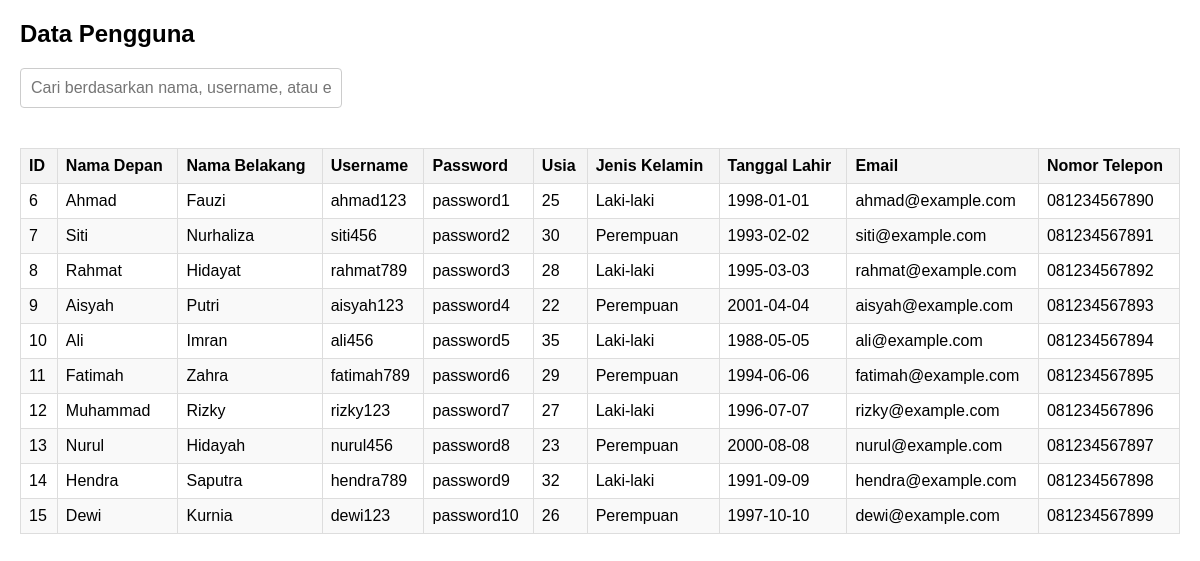
Before: /page-admin/search.php with the older database file.
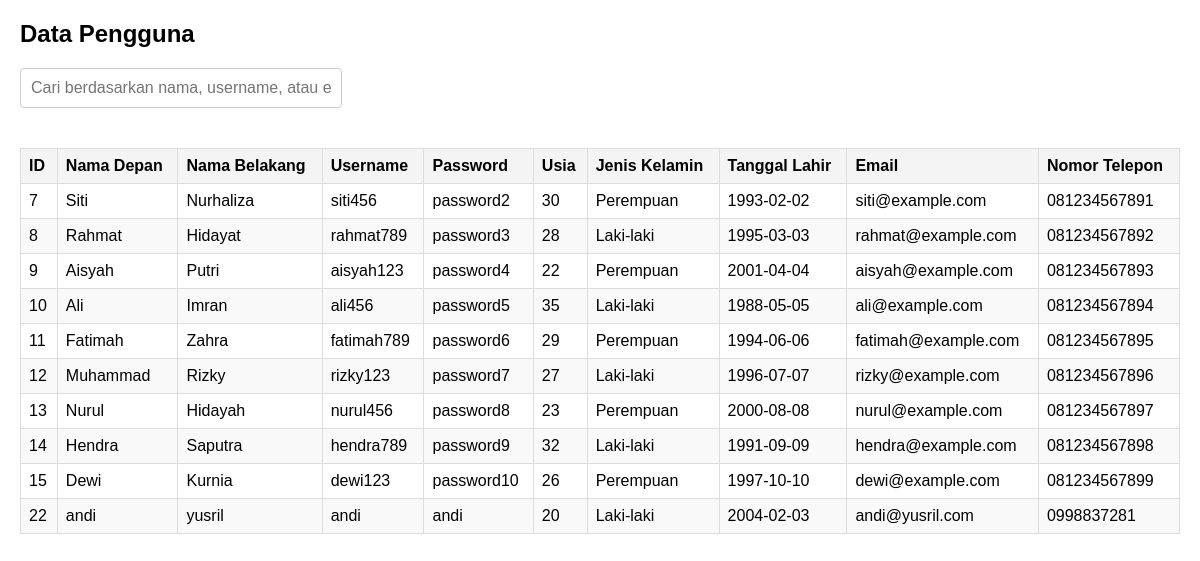
After: the same page with the newer database file.
### tables this page shows
CREATE TABLE `users` (
  `id` int(11) NOT NULL,
  `first_name` varchar(50) NOT NULL,
  `last_name` varchar(50) NOT NULL,
  `username` varchar(50) NOT NULL,
  `password` varchar(255) NOT NULL,
  `age` int(3) NOT NULL,
  `gender` varchar(10) NOT NULL,
  `birth_date` date NOT NULL,
  `email` varchar(100) NOT NULL,
  `phone` varchar(15) NOT NULL,
  `role` varchar(10) NOT NULL DEFAULT 'user'
);

### page-admin/search.php (the view, shortened to what this page needs)
<?php
include '../conn/conn.php';
$query = "SELECT * FROM users WHERE role = 'user'";
$result = $conn->query($query);
?>
<!DOCTYPE html>
<html>
<head>
</head>
<body>
<h2>Data Pengguna</h2>
<input type="text" id="searchInput" placeholder="Cari berdasarkan nama, username, atau email" onkeyup="filterTable()">
<table id="dataTable">
    <thead>
        <tr>
            <th>ID</th>
            <th>Nama Depan</th>
            <th>Nama Belakang</th>
            <th>Username</th>
            <th>Password</th>
            <th>Usia</th>
            <th>Jenis Kelamin</th>
            <th>Tanggal Lahir</th>
            <th>Email</th>
            <th>Nomor Telepon</th>
        </tr>
    </thead>
    <tbody>
    <?php while ($row = $result->fetch_assoc()): ?>
    <tr>
        <td><?php echo htmlspecialchars($row['id']); ?></td>
        <td><?php echo !empty($row['first_name']) ? htmlspecialchars($row['first_name']) : '-'; ?></td>
        <td><?php echo !empty($row['last_name']) ? htmlspecialchars($row['last_name']) : '-'; ?></td>
        <td><?php echo !empty($row['username']) ? htmlspecialchars($row['username']) : '-'; ?></td>
        <td><?php echo !empty($row['password']) ? htmlspecialchars($row['password']) : '-'; ?></td>
        <td><?php echo !empty($row['age']) ? htmlspecialchars($row['age']) : '-'; ?></td>
        <td><?php echo !empty($row['gender']) ? htmlspecialchars($row['gender']) : '-'; ?></td>
        <td><?php echo !empty($row['birth_date']) ? htmlspecialchars($row['birth_date']) : '-'; ?></td>
        <td><?php echo !empty($row['email']) ? htmlspecialchars($row['email']) : '-'; ?></td>
        <td><?php echo !empty($row['phone']) ? htmlspecialchars($row['phone']) : '-'; ?></td>
    </tr>
    <?php endwhile; ?>
    </tbody>
</table>
</body>
</html>

### page-admin/search.php (style rules this page uses)
body { font-family: Arial, sans-serif; margin: 20px; }
input[type="text"] { width: 300px; padding: 10px; border: 1px solid #ccc; border-radius: 4px; font-size: 16px; margin-bottom: 20px; }
table { width: 100%; border-collapse: collapse; margin-top: 20px; }
th, td { padding: 8px; text-align: left; border: 1px solid #ddd; }
th { background-color: #f4f4f4; color: #000; }
tr:nth-child(even) { background-color: #f9f9f9; }

Changed rows visible on the page:
removed users: id "6", first_name "Ahmad", last_name "Fauzi", username "ahmad123", password "password1", age "25", gender "Laki-laki", birth_date "1998-01-01", email "ahmad@example.com", phone "081234567890"
added users: id "22", first_name "andi", last_name "yusril", username "andi", password "andi", age "20", gender "Laki-laki", birth_date "2004-02-03", email "andi@yusril.com", phone "0998837281"
